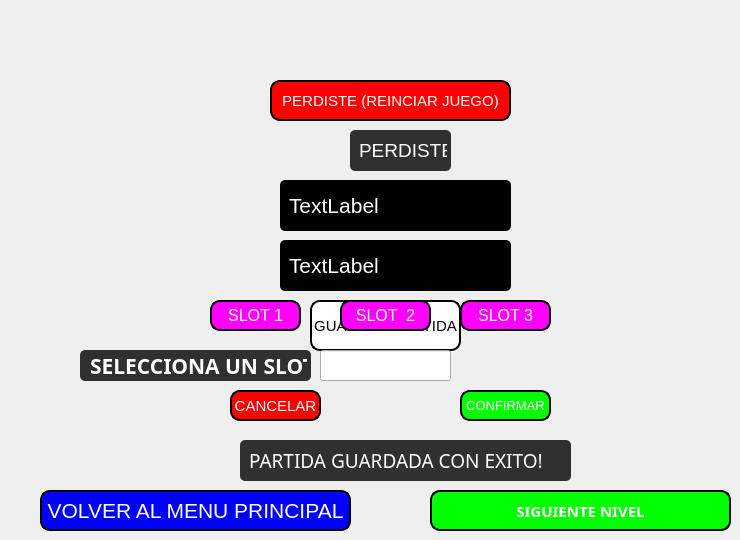
     <widget class="QWidget" name="PantallaPuntuacion">
      <property name="styleSheet">
       <string notr="true">#PantallaPuntuacion {
border-image: url(:/puntuacion.png);}</string>
      </property>
      <widget class="QPushButton" name="Boton_ReiniciarNivel">
       <property name="geometry">
        <rect>
         <x>270</x>
         <y>80</y>
         <width>241</width>
         <height>41</height>
        </rect>
       </property>
       <property name="palette">
        <palette>
         <active>
          <colorrole role="WindowText">
           <brush brushstyle="SolidPattern">
            <color alpha="255">
             <red>0</red>
             <green>0</green>
             <blue>0</blue>
            </color>
           </brush>
          </colorrole>
          <colorrole role="Button">
           <brush brushstyle="SolidPattern">
            <color alpha="255">
             <red>255</red>
             <green>0</green>
             <blue>0</blue>
            </color>
           </brush>
          </colorrole>
          <colorrole role="Text">
           <brush brushstyle="SolidPattern">
            <color alpha="255">
             <red>255</red>
             <green>255</green>
             <blue>255</blue>
            </color>
           </brush>
          </colorrole>
          <colorrole role="ButtonText">
           <brush brushstyle="SolidPattern">
            <color alpha="255">
             <red>255</red>
             <green>255</green>
             <blue>255</blue>
            </color>
           </brush>
          </colorrole>
          <colorrole role="Base">
           <brush brushstyle="SolidPattern">
            <color alpha="255">
             <red>255</red>
             <green>0</green>
             <blue>0</blue>
            </color>
           </brush>
          </colorrole>
          <colorrole role="Window">
           <brush brushstyle="SolidPattern">
            <color alpha="255">
             <red>255</red>
             <green>0</green>
             <blue>0</blue>
            </color>
           </brush>
          </colorrole>
          <colorrole role="PlaceholderText">
           <brush brushstyle="SolidPattern">
            <color alpha="128">
             <red>255</red>
             <green>255</green>
             <blue>255</blue>
            </color>
           </brush>
          </colorrole>
         </active>
         <inactive>
          <colorrole role="WindowText">
           <brush brushstyle="SolidPattern">
            <color alpha="255">
             <red>0</red>
             <green>0</green>
             <blue>0</blue>
            </color>
           </brush>
          </colorrole>
          <colorrole role="Button">
           <brush brushstyle="SolidPattern">
            <color alpha="255">
             <red>255</red>
             <green>0</green>
             <blue>0</blue>
            </color>
           </brush>
          </colorrole>
          <colorrole role="Text">
           <brush brushstyle="SolidPattern">
            <color alpha="255">
             <red>255</red>
             <green>255</green>
             <blue>255</blue>
            </color>
           </brush>
          </colorrole>
          <colorrole role="ButtonText">
           <brush brushstyle="SolidPattern">
            <color alpha="255">
             <red>255</red>
             <green>255</green>
             <blue>255</blue>
            </color>
           </brush>
          </colorrole>
          <colorrole role="Base">
           <brush brushstyle="SolidPattern">
            <color alpha="255">
             <red>255</red>
             <green>0</green>
             <blue>0</blue>
            </color>
           </brush>
          </colorrole>
          <colorrole role="Window">
           <brush brushstyle="SolidPattern">
            <color alpha="255">
             <red>255</red>
             <green>0</green>
             <blue>0</blue>
            </color>
           </brush>
          </colorrole>
          <colorrole role="PlaceholderText">
           <brush brushstyle="SolidPattern">
            <color alpha="128">
             <red>255</red>
             <green>255</green>
             <blue>255</blue>
            </color>
           </brush>
          </colorrole>
         </inactive>
         <disabled>
          <colorrole role="WindowText">
           <brush brushstyle="SolidPattern">
            <color alpha="255">
             <red>255</red>
             <green>255</green>
             <blue>255</blue>
            </color>
           </brush>
          </colorrole>
          <colorrole role="Button">
           <brush brushstyle="SolidPattern">
            <color alpha="255">
             <red>255</red>
             <green>0</green>
             <blue>0</blue>
            </color>
           </brush>
          </colorrole>
          <colorrole role="Text">
           <brush brushstyle="SolidPattern">
            <color alpha="255">
             <red>255</red>
             <green>255</green>
             <blue>255</blue>
            </color>
           </brush>
          </colorrole>
          <colorrole role="ButtonText">
           <brush brushstyle="SolidPattern">
            <color alpha="255">
             <red>255</red>
             <green>255</green>
             <blue>255</blue>
            </color>
           </brush>
          </colorrole>
          <colorrole role="Base">
           <brush brushstyle="SolidPattern">
            <color alpha="255">
             <red>255</red>
             <green>0</green>
             <blue>0</blue>
            </color>
           </brush>
          </colorrole>
          <colorrole role="Window">
           <brush brushstyle="SolidPattern">
            <color alpha="255">
             <red>255</red>
             <green>0</green>
             <blue>0</blue>
            </color>
           </brush>
          </colorrole>
          <colorrole role="PlaceholderText">
           <brush brushstyle="SolidPattern">
            <color alpha="128">
             <red>255</red>
             <green>255</green>
             <blue>255</blue>
            </color>
           </brush>
          </colorrole>
         </disabled>
        </palette>
       </property>
       <property name="font">
        <font>
         <pointsize>11</pointsize>
        </font>
       </property>
       <property name="cursor">
        <cursorShape>PointingHandCursor</cursorShape>
       </property>
       <property name="styleSheet">
        <string notr="true">QPushButton {
    color: rgba(255, 255, 255, 1);              /* Color de la letra: blanco */
    background-color: rgba(255, 0, 0, 1);     /* Fondo naranja */
    border: 2px solid rgba(0, 0, 0, 1);          /* Borde negro */
    border-radius: 10px;                        /* Bordes redondeados */
    text-transform: uppercase;                   /* Texto en mayúsculas */
}

QPushButton:hover {
    background-color: rgba(255, 200, 0, 1);     /* Fondo naranja más brillante al pasar el mouse */
    border: 2px solid rgba(0, 0, 0, 1);          /* Borde negro al pasar el mouse */
}
</string>
       </property>
       <property name="text">
        <string>PERDISTE (REINCIAR JUEGO)</string>
       </property>
      </widget>
      <widget class="QPushButton" name="Boton_SiguienteDia">
       <property name="geometry">
        <rect>
         <x>430</x>
         <y>490</y>
         <width>301</width>
         <height>41</height>
        </rect>
       </property>
       <property name="palette">
        <palette>
         <active>
          <colorrole role="WindowText">
           <brush brushstyle="SolidPattern">
            <color alpha="255">
             <red>0</red>
             <green>0</green>
             <blue>0</blue>
            </color>
           </brush>
          </colorrole>
          <colorrole role="Button">
           <brush brushstyle="SolidPattern">
            <color alpha="255">
             <red>0</red>
             <green>255</green>
             <blue>0</blue>
            </color>
           </brush>
          </colorrole>
          <colorrole role="Text">
           <brush brushstyle="SolidPattern">
            <color alpha="255">
             <red>255</red>
             <green>255</green>
             <blue>255</blue>
            </color>
           </brush>
          </colorrole>
          <colorrole role="ButtonText">
           <brush brushstyle="SolidPattern">
            <color alpha="255">
             <red>255</red>
             <green>255</green>
             <blue>255</blue>
            </color>
           </brush>
          </colorrole>
          <colorrole role="Base">
           <brush brushstyle="SolidPattern">
            <color alpha="255">
             <red>0</red>
             <green>255</green>
             <blue>0</blue>
            </color>
           </brush>
          </colorrole>
          <colorrole role="Window">
           <brush brushstyle="SolidPattern">
            <color alpha="255">
             <red>0</red>
             <green>255</green>
             <blue>0</blue>
            </color>
           </brush>
          </colorrole>
          <colorrole role="PlaceholderText">
           <brush brushstyle="SolidPattern">
            <color alpha="128">
             <red>255</red>
             <green>255</green>
             <blue>255</blue>
            </color>
           </brush>
          </colorrole>
         </active>
         <inactive>
          <colorrole role="WindowText">
           <brush brushstyle="SolidPattern">
            <color alpha="255">
             <red>0</red>
             <green>0</green>
             <blue>0</blue>
            </color>
           </brush>
          </colorrole>
          <colorrole role="Button">
           <brush brushstyle="SolidPattern">
            <color alpha="255">
             <red>0</red>
             <green>255</green>
             <blue>0</blue>
            </color>
           </brush>
          </colorrole>
          <colorrole role="Text">
           <brush brushstyle="SolidPattern">
            <color alpha="255">
             <red>255</red>
             <green>255</green>
             <blue>255</blue>
            </color>
           </brush>
          </colorrole>
          <colorrole role="ButtonText">
           <brush brushstyle="SolidPattern">
            <color alpha="255">
             <red>255</red>
             <green>255</green>
             <blue>255</blue>
            </color>
           </brush>
          </colorrole>
          <colorrole role="Base">
           <brush brushstyle="SolidPattern">
            <color alpha="255">
             <red>0</red>
             <green>255</green>
             <blue>0</blue>
            </color>
           </brush>
          </colorrole>
          <colorrole role="Window">
           <brush brushstyle="SolidPattern">
            <color alpha="255">
             <red>0</red>
             <green>255</green>
             <blue>0</blue>
            </color>
           </brush>
          </colorrole>
          <colorrole role="PlaceholderText">
           <brush brushstyle="SolidPattern">
            <color alpha="128">
             <red>255</red>
             <green>255</green>
             <blue>255</blue>
            </color>
           </brush>
          </colorrole>
         </inactive>
         <disabled>
          <colorrole role="WindowText">
           <brush brushstyle="SolidPattern">
            <color alpha="255">
             <red>255</red>
             <green>255</green>
             <blue>255</blue>
            </color>
           </brush>
          </colorrole>
          <colorrole role="Button">
           <brush brushstyle="SolidPattern">
            <color alpha="255">
             <red>0</red>
             <green>255</green>
             <blue>0</blue>
            </color>
           </brush>
          </colorrole>
          <colorrole role="Text">
           <brush brushstyle="SolidPattern">
            <color alpha="255">
             <red>255</red>
             <green>255</green>
             <blue>255</blue>
            </color>
           </brush>
          </colorrole>
          <colorrole role="ButtonText">
           <brush brushstyle="SolidPattern">
            <color alpha="255">
             <red>255</red>
             <green>255</green>
             <blue>255</blue>
            </color>
           </brush>
          </colorrole>
          <colorrole role="Base">
           <brush brushstyle="SolidPattern">
            <color alpha="255">
             <red>0</red>
             <green>255</green>
             <blue>0</blue>
            </color>
           </brush>
          </colorrole>
          <colorrole role="Window">
           <brush brushstyle="SolidPattern">
            <color alpha="255">
             <red>0</red>
             <green>255</green>
             <blue>0</blue>
            </color>
           </brush>
          </colorrole>
          <colorrole role="PlaceholderText">
           <brush brushstyle="SolidPattern">
            <color alpha="128">
             <red>255</red>
             <green>255</green>
             <blue>255</blue>
            </color>
           </brush>
          </colorrole>
         </disabled>
        </palette>
       </property>
       <property name="font">
        <font>
         <family>Bahnschrift SemiBold</family>
         <pointsize>11</pointsize>
         <bold>true</bold>
        </font>
       </property>
       <property name="cursor">
        <cursorShape>PointingHandCursor</cursorShape>
       </property>
       <property name="styleSheet">
        <string notr="true">QPushButton {
    color: rgba(255, 255, 255, 1);              /* Color de la letra: blanco */
    background-color: rgba(0, 255, 0, 1);     /* Fondo naranja */
    border: 2px solid rgba(0, 0, 0, 1);          /* Borde negro */
    border-radius: 10px;                        /* Bordes redondeados */
    text-transform: uppercase;                   /* Texto en mayúsculas */
}

QPushButton:hover {
    background-color: rgba(255, 200, 0, 1);     /* Fondo naranja más brillante al pasar el mouse */
    border: 2px solid rgba(0, 0, 0, 1);          /* Borde negro al pasar el mouse */
}
</string>
       </property>
       <property name="text">
        <string>SIGUIENTE NIVEL</string>
       </property>
      </widget>
      <widget class="QLabel" name="labelPerdiste">
       <property name="geometry">
        <rect>
         <x>350</x>
         <y>130</y>
         <width>101</width>
         <height>41</height>
        </rect>
       </property>
       <property name="font">
        <font>
         <pointsize>14</pointsize>
        </font>
       </property>
       <property name="styleSheet">
        <string notr="true">QLabel {
    color: rgba(255, 255, 255, 1);            /* Color de la letra: blanco */
    background-color: rgba(0, 0, 0, 0.8);     /* Fondo semi-transparente negro */
    border: none;                              /* Sin borde */
    border-radius: 5px;                       /* Bordes redondeados más sutiles */
    padding: 4px;                             /* Espaciado interno más pequeño */
    text-align: center;                        /* Centrar el texto */
}
</string>
       </property>
       <property name="text">
        <string>PERDISTE</string>
       </property>
      </widget>
      <widget class="QLabel" name="labelPuntos">
       <property name="geometry">
        <rect>
         <x>280</x>
         <y>180</y>
         <width>231</width>
         <height>51</height>
        </rect>
       </property>
       <property name="font">
        <font>
         <pointsize>16</pointsize>
        </font>
       </property>
       <property name="styleSheet">
        <string notr="true">QLabel {
    color: rgba(255, 255, 255, 1);            /* Color de la letra: blanco */
    background-color: rgba(0, 0, 0, 1);     /* Fondo semi-transparente negro */
    border: none;                              /* Sin borde */
    border-radius: 5px;                       /* Bordes redondeados más sutiles */
    padding: 4px;                             /* Espaciado interno más pequeño */
    text-align: center;                        /* Centrar el texto */
}
</string>
       </property>
       <property name="text">
        <string>TextLabel</string>
       </property>
       <property name="wordWrap">
        <bool>true</bool>
       </property>
      </widget>
      <widget class="QLabel" name="labelMultas">
       <property name="geometry">
        <rect>
         <x>280</x>
         <y>240</y>
         <width>231</width>
         <height>51</height>
        </rect>
       </property>
       <property name="font">
        <font>
         <pointsize>16</pointsize>
        </font>
       </property>
       <property name="layoutDirection">
        <enum>Qt::LayoutDirection::LeftToRight</enum>
       </property>
       <property name="styleSheet">
        <string notr="true">QLabel {
    color: rgba(255, 255, 255, 1);            /* Color de la letra: blanco */
    background-color: rgba(0, 0, 0, 1);     /* Fondo semi-transparente negro */
    border: none;                              /* Sin borde */
    border-radius: 5px;                       /* Bordes redondeados más sutiles */
    padding: 4px;                             /* Espaciado interno más pequeño */
    text-align: center;                        /* Centrar el texto */
}
</string>
       </property>
       <property name="text">
        <string>TextLabel</string>
       </property>
       <property name="wordWrap">
        <bool>true</bool>
       </property>
      </widget>
      <widget class="QPushButton" name="guardarPartida">
       <property name="geometry">
        <rect>
         <x>310</x>
         <y>300</y>
         <width>151</width>
         <height>51</height>
        </rect>
       </property>
       <property name="font">
        <font>
         <pointsize>11</pointsize>
        </font>
       </property>
       <property name="cursor">
        <cursorShape>PointingHandCursor</cursorShape>
       </property>
       <property name="styleSheet">
        <string notr="true">QPushButton {
    color: rgba(0, 0, 0, 1);              /* Color de la letra: blanco */
    background-color: rgba(255, 255, 255, 1);     /* Fondo naranja */
    border: 2px solid rgba(0, 0, 0, 1);          /* Borde negro */
    border-radius: 10px;                        /* Bordes redondeados */
    text-transform: uppercase;                   /* Texto en mayúsculas */
}


</string>
       </property>
       <property name="text">
        <string>GUARDAR PARTIDA</string>
       </property>
      </widget>
      <widget class="QLineEdit" name="nombrePartida">
       <property name="geometry">
        <rect>
         <x>320</x>
         <y>350</y>
         <width>131</width>
         <height>31</height>
        </rect>
       </property>
       <property name="text">
        <string/>
       </property>
      </widget>
      <widget class="QPushButton" name="confirmar">
       <property name="geometry">
        <rect>
         <x>460</x>
         <y>390</y>
         <width>91</width>
         <height>31</height>
        </rect>
       </property>
       <property name="font">
        <font>
         <pointsize>10</pointsize>
        </font>
       </property>
       <property name="cursor">
        <cursorShape>PointingHandCursor</cursorShape>
       </property>
       <property name="styleSheet">
        <string notr="true">QPushButton {
    color: rgba(255, 255, 255, 1);              /* Color de la letra: blanco */
    background-color: rgba(0, 255, 0, 1);     /* Fondo verde */
    border: 2px solid rgba(0, 0, 0, 1);          /* Borde negro */
    border-radius: 10px;                        /* Bordes redondeados */
    text-transform: uppercase;                   /* Texto en mayúsculas */
}

QPushButton:hover {
    background-color: rgba(255, 200, 0, 1);     /* Fondo naranja más brillante al pasar el mouse */
    border: 2px solid rgba(0, 0, 0, 1);          /* Borde negro al pasar el mouse */
}
</string>
       </property>
       <property name="text">
        <string>CONFIRMAR</string>
       </property>
      </widget>
      <widget class="QPushButton" name="cancelar">
       <property name="geometry">
        <rect>
         <x>230</x>
         <y>390</y>
         <width>91</width>
         <height>31</height>
        </rect>
       </property>
       <property name="font">
        <font>
         <pointsize>11</pointsize>
        </font>
       </property>
       <property name="cursor">
        <cursorShape>PointingHandCursor</cursorShape>
       </property>
       <property name="styleSheet">
        <string notr="true">QPushButton {
    color: rgba(255, 255, 255, 1);              /* Color de la letra: blanco */
    background-color: rgba(255, 0, 0, 1);     /* Fondo naranja */
    border: 2px solid rgba(0, 0, 0, 1);          /* Borde negro */
    border-radius: 10px;                        /* Bordes redondeados */
    text-transform: uppercase;                   /* Texto en mayúsculas */
}

QPushButton:hover {
    background-color: rgba(255, 200, 0, 1);     /* Fondo naranja más brillante al pasar el mouse */
    border: 2px solid rgba(0, 0, 0, 1);          /* Borde negro al pasar el mouse */
}
</string>
       </property>
       <property name="text">
        <string>CANCELAR</string>
       </property>
      </widget>
      <widget class="QLabel" name="mensajePG">
       <property name="geometry">
        <rect>
         <x>240</x>
         <y>440</y>
         <width>331</width>
         <height>41</height>
        </rect>
       </property>
       <property name="font">
        <font>
         <family>Lucida Sans Unicode</family>
         <pointsize>14</pointsize>
        </font>
       </property>
       <property name="styleSheet">
        <string notr="true">QLabel {
    color: rgba(255, 255, 255, 1);            /* Color de la letra: blanco */
    background-color: rgba(0, 0, 0, 0.8);     /* Fondo semi-transparente negro */
    border: none;                              /* Sin borde */
    border-radius: 5px;                       /* Bordes redondeados más sutiles */
    padding: 4px;                             /* Espaciado interno más pequeño */
    text-align: center;                        /* Centrar el texto */
}
</string>
       </property>
       <property name="text">
        <string>PARTIDA GUARDADA CON EXITO!</string>
       </property>
      </widget>
      <widget class="QPushButton" name="volverAlMenu">
       <property name="geometry">
        <rect>
         <x>40</x>
         <y>490</y>
         <width>311</width>
         <height>41</height>
        </rect>
       </property>
       <property name="font">
        <font>
         <pointsize>16</pointsize>
        </font>
       </property>
       <property name="cursor">
        <cursorShape>PointingHandCursor</cursorShape>
       </property>
       <property name="styleSheet">
        <string notr="true">QPushButton {
    color: rgba(255, 255, 255, 1);              /* Color de la letra: blanco */
    background-color: rgba(0, 0, 255, 1);     /* Fondo naranja */
    border: 2px solid rgba(0, 0, 0, 1);          /* Borde negro */
    border-radius: 10px;                        /* Bordes redondeados */
    text-transform: uppercase;                   /* Texto en mayúsculas */
}

QPushButton:hover {
    border: 2px solid rgba(0, 0, 0, 1);          /* Borde negro al pasar el mouse */
}
</string>
       </property>
       <property name="text">
        <string>VOLVER AL MENU PRINCIPAL</string>
       </property>
      </widget>
      <widget class="QPushButton" name="SLOT1">
       <property name="geometry">
        <rect>
         <x>210</x>
         <y>300</y>
         <width>91</width>
         <height>31</height>
        </rect>
       </property>
       <property name="font">
        <font>
         <pointsize>12</pointsize>
        </font>
       </property>
       <property name="cursor">
        <cursorShape>PointingHandCursor</cursorShape>
       </property>
       <property name="styleSheet">
        <string notr="true">QPushButton {
    color: rgba(255, 255, 255, 1);              /* Color de la letra: blanco */
    background-color: rgba(255, 0, 255, 1);     /* Fondo naranja */
    border: 2px solid rgba(0, 0, 0, 1);          /* Borde negro */
    border-radius: 10px;                        /* Bordes redondeados */
    text-transform: uppercase;                   /* Texto en mayúsculas */
}

QPushButton:hover {
    background-color: rgba(255, 200, 0, 1);     /* Fondo naranja más brillante al pasar el mouse */
    border: 2px solid rgba(0, 0, 0, 1);          /* Borde negro al pasar el mouse */
}
</string>
       </property>
       <property name="text">
        <string>SLOT 1</string>
       </property>
      </widget>
      <widget class="QPushButton" name="SLOT2">
       <property name="geometry">
        <rect>
         <x>340</x>
         <y>300</y>
         <width>91</width>
         <height>31</height>
        </rect>
       </property>
       <property name="font">
        <font>
         <pointsize>12</pointsize>
        </font>
       </property>
       <property name="cursor">
        <cursorShape>PointingHandCursor</cursorShape>
       </property>
       <property name="styleSheet">
        <string notr="true">QPushButton {
    color: rgba(255, 255, 255, 1);              /* Color de la letra: blanco */
    background-color: rgba(255, 0, 255, 1);    /* Fondo naranja */
    border: 2px solid rgba(0, 0, 0, 1);          /* Borde negro */
    border-radius: 10px;                        /* Bordes redondeados */
    text-transform: uppercase;                   /* Texto en mayúsculas */
}

QPushButton:hover {
    background-color: rgba(255, 200, 0, 1);     /* Fondo naranja más brillante al pasar el mouse */
    border: 2px solid rgba(0, 0, 0, 1);          /* Borde negro al pasar el mouse */
}
</string>
       </property>
       <property name="text">
        <string>SLOT  2</string>
       </property>
      </widget>
      <widget class="QPushButton" name="SLOT3">
       <property name="geometry">
        <rect>
         <x>460</x>
         <y>300</y>
         <width>91</width>
         <height>31</height>
        </rect>
       </property>
       <property name="font">
        <font>
         <pointsize>12</pointsize>
        </font>
       </property>
       <property name="cursor">
        <cursorShape>PointingHandCursor</cursorShape>
       </property>
       <property name="styleSheet">
        <string notr="true">QPushButton {
    color: rgba(255, 255, 255, 1);              /* Color de la letra: blanco */
    background-color: rgba(255, 0, 255, 1);     /* Fondo naranja */
    border: 2px solid rgba(0, 0, 0, 1);          /* Borde negro */
    border-radius: 10px;                        /* Bordes redondeados */
    text-transform: uppercase;                   /* Texto en mayúsculas */
}

QPushButton:hover {
    background-color: rgba(255, 200, 0, 1);     /* Fondo naranja más brillante al pasar el mouse */
    border: 2px solid rgba(0, 0, 0, 1);          /* Borde negro al pasar el mouse */
}
</string>
       </property>
       <property name="text">
        <string>SLOT 3</string>
       </property>
      </widget>
      <widget class="QLabel" name="mensajePG_2">
       <property name="geometry">
        <rect>
         <x>80</x>
         <y>350</y>
         <width>231</width>
         <height>31</height>
        </rect>
       </property>
       <property name="font">
        <font>
         <family>Yu Gothic UI Semibold</family>
         <pointsize>16</pointsize>
         <bold>true</bold>
        </font>
       </property>
       <property name="styleSheet">
        <string notr="true">QLabel {
    color: rgba(255, 255, 255, 1);            /* Color de la letra: blanco */
    background-color: rgba(0, 0, 0, 0.8);     /* Fondo semi-transparente negro */
    border: none;                              /* Sin borde */
    border-radius: 5px;                       /* Bordes redondeados más sutiles */
    padding: 4px;                             /* Espaciado interno más pequeño */
    text-align: center;                        /* Centrar el texto */
}
</string>
       </property>
       <property name="text">
        <string>SELECCIONA UN SLOT</string>
       </property>
      </widget>
     </widget>
